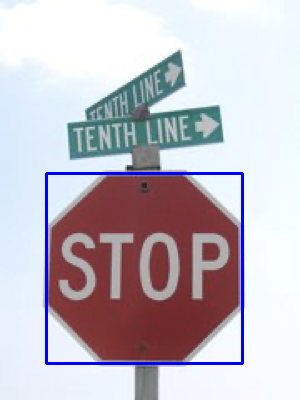
#> input picture stop1.png, 300 x 400 px, found by its file name; its folder holds only this picture in this run
$ python bx2233_kmeans.py
#> lines starting #> are read from the running program, lines starting #| are printed output that depends on the picture; after the words box and inside, x2 and y2 are one past the last pixel; in counts of white or black regions, pixels touching at a corner belong together; long printed decimals are rounded
#> further down, img is the input picture: shape (400, 300, 3); mean B, G, R 198.8, 189.1, 195.5
import cv2
import os
import time
import numpy as np

def _apply_clahe_if_dark(hsv, mean_v_thresh=60):
    # helps red detection in low-light images.
    v = hsv[:,:,2]
    if np.mean(v) < mean_v_thresh:     # check if image is dark
        clahe = cv2.createCLAHE(clipLimit=2.0, tileGridSize=(8,8))
        v_enhanced = clahe.apply(v)    # apply contrast
        hsv[:,:,2] = v_enhanced
    return hsv

def _adaptive_red_mask(hsv, img_mean_v):
    h = hsv[:,:,0].astype(np.int32)   # hue
    s = hsv[:,:,1].astype(np.int32)   # saturation
    v = hsv[:,:,2].astype(np.int32)   # value

    if img_mean_v < 60:                # very dark
        hue_red = (h <= 20) | (h >= 160)   # wider red hue range
        bright_red = (s >= 15) & (v >= 10) # saturation
        dark_red   = (s >= 10) & (v >= 5)
    elif img_mean_v < 100:              # med dark
        hue_red = (h <= 12) | (h >= 168)
        bright_red = (s >= 30) & (v >= 20)
        dark_red   = (s >= 20) & (v >= 10)
    else:                               # normal
        hue_red = (h <= 5) | (h >= 175)   # bright red
        bright_red = (s >= 60) & (v >= 60)
        dark_red   = (s >= 50) & (v >= 30)

    return hue_red & (bright_red | dark_red)

def _redness_score_pixel(h, s, v):
    d0 = np.abs(h - 0)                 # distance to hue 0
    d1 = np.abs(h - 179)               # distance to hue 179
    d = np.minimum(d0, d1)             # the closer red end
    hue_score = 1.0 / (d + 1.0)        # convert
    return hue_score * (s / 255.0) * (v / 255.0)   # multiply by saturation and value

# [6 lines left out: function _redness_map, not called in this run]

def _edge_map(img_gray, median_val):
    # find strong edges
    low_thresh = int(max(0, 0.33 * median_val))
    high_thresh = int(min(255, 1.33 * median_val))
    edges = cv2.Canny(img_gray, low_thresh, high_thresh)
    return edges

# [47 lines left out: function _night_image_fallback, not called in this run]

def _boundary_edge_strength(mask, edges, dilation_radius=2):
    # high value means the object is defined and separated from background
    kernel = np.ones((dilation_radius*2+1, dilation_radius*2+1), np.uint8)
    dilated = cv2.dilate(mask.astype(np.uint8), kernel, iterations=1)
    ring = cv2.bitwise_xor(dilated, mask.astype(np.uint8))   # ring = dilated - original
    ring_edges = cv2.bitwise_and(ring, edges)
    total_ring = np.sum(ring)
    if total_ring == 0:
        return 0
    return np.sum(ring_edges) / total_ring

def _solidity(mask):
    # solidity = area / convex hull area


    contours, _ = cv2.findContours(mask, cv2.RETR_EXTERNAL, cv2.CHAIN_APPROX_SIMPLE)
    if not contours:
        return 0
    cnt = max(contours, key=cv2.contourArea) # largest contour
    area = cv2.contourArea(cnt)
    hull = cv2.convexHull(cnt) # convex hull of the contour
    hull_area = cv2.contourArea(hull)
    if hull_area == 0:
        return 0
    return area / hull_area

def _best_component_bbox(mask, red_mask, hsv, gray, edges):
    # features
    num_labels, labels_cc, stats, _ = cv2.connectedComponentsWithStats(mask, connectivity=8)
    H, W = mask.shape[:2]
    img_area = float(H * W)
    best = None
    best_score = -1e9

    # the colargest component area
    max_area = 0
    for lab in range(1, num_labels):
        area = stats[lab][4]
        if area > max_area:
            max_area = area

    for lab in range(1, num_labels):
        x, y, w, h, area = stats[lab]

        # size filtering
        if area < 1200:
            continue
        area_frac = area / img_area
        if area_frac > 0.35:   # too large
            continue

        comp = (labels_cc == lab)
        red_density = float(red_mask[comp].mean())
        if red_density < 0.08:  # not red enough
            continue

        ar = w / float(h + 1e-6)
        ar_penalty = abs(ar - 1.0) * 1.2

        # vertical bias
        cy = y + h / 2.0
        y_bias = 1.0 - (cy / H)

        # bottom penalty
        bottom = y + h
        bottom_penalty = max(0, (bottom - 0.6*H) / (0.4*H)) if bottom > 0.6*H else 0.0
        bottom_penalty = min(bottom_penalty, 1.0) * 1.5

        # size
        size_penalty = 0.0
        if max_area > 0:
            size_ratio = area / max_area
            if size_ratio < 0.5:
                size_penalty = (0.5 - size_ratio) * 2.0

        # border
        border_penalty = 0.3 if (x == 0 or y == 0 or x+w >= W-1 or y+h >= H-1) else 0.0

        # texture
        h_vals = hsv[:,:,0][comp]
        s_vals = hsv[:,:,1][comp]
        if len(h_vals) > 0:
            h_mean = np.mean(h_vals)
            h_diff = np.minimum(np.abs(h_vals - h_mean), np.abs(h_vals - (h_mean + 180)))
            h_std = np.std(h_diff)
            s_std = np.std(s_vals)
            var_penalty = min((h_std + s_std) / 50.0, 0.5) * 1.2
        else:
            var_penalty = 0.6

        # edge
        edge_density = np.mean(edges[comp]) / 255.0 if edges is not None else 0
        edge_bonus = 0.2 * edge_density

        # boundary edge strength
        comp_mask = (labels_cc == lab).astype(np.uint8) * 255
        boundary_strength = _boundary_edge_strength(comp_mask, edges)
        boundary_bonus = 0.7 * boundary_strength

        # fill ratio
        roi_red = red_mask[y:y+h, x:x+w].astype(np.uint8)
        fill_ratio = np.sum(roi_red) / float(w * h) if w*h > 0 else 0
        fill_bonus = 0.3 * fill_ratio

        # convex objects have higher score
        solid = _solidity(comp_mask)
        solid_bonus = 0.4 * solid

        # combine
        score = (2.0 * red_density) + (10.0 * area_frac) + (2.0 * y_bias) \
                - ar_penalty - border_penalty - var_penalty - bottom_penalty - size_penalty \
                + edge_bonus + boundary_bonus + fill_bonus + solid_bonus

        if score > best_score:
            best_score = score
            best = (x, y, x + w, y + h)

    return best

def _expand_using_red_mask(bbox, red_mask):
    # ensure capturing the entire sign
    xmin, ymin, xmax, ymax = bbox
    H, W = red_mask.shape[:2]

    # how much of the box is red
    current_roi = red_mask[ymin:ymax+1, xmin:xmax+1]
    fill = np.sum(current_roi) / ((xmax-xmin+1)*(ymax-ymin+1)) if (xmax>xmin and ymax>ymin) else 0

    # already filled
    if fill > 0.6:
        return bbox

    # ensure including nearby red
    margin_w = int((xmax - xmin) * 0.1) + 3
    margin_h = int((ymax - ymin) * 0.1) + 3
    x0 = max(0, xmin - margin_w)
    y0 = max(0, ymin - margin_h)
    x1 = min(W-1, xmax + margin_w)
    y1 = min(H-1, ymax + margin_h)

    roi = red_mask[y0:y1+1, x0:x1+1]
    # find red pixels in the enlarged ROI
    pts = np.column_stack(np.where(roi > 0))
    if len(pts) == 0:          # if no red pixels
        return bbox

    # (row, col) to (x, y) and convex hull
    pts = pts[:, [1, 0]]
    hull = cv2.convexHull(pts)
    x, y, w, h = cv2.boundingRect(hull)
    # back to original image coordinates
    xmin2 = x0 + x
    ymin2 = y0 + y
    xmax2 = x0 + x + w
    ymax2 = y0 + y + h
    return (xmin2, ymin2, xmax2, ymax2)

def get_box(img):
    if img is None:
        return 0, 0, 0, 0

    H_img, W_img = img.shape[:2]   # image dimensions
#> H_img = 400; W_img = 300

    # blur, convert to HSV, grayscale, enhance if dark
    img_blur = cv2.GaussianBlur(img, (5, 5), 0)
    hsv = cv2.cvtColor(img_blur, cv2.COLOR_BGR2HSV)
#> hsv: shape (400, 300, 3); mean H, S, V 98.3, 48.3, 212
    gray = cv2.cvtColor(img_blur, cv2.COLOR_BGR2GRAY)
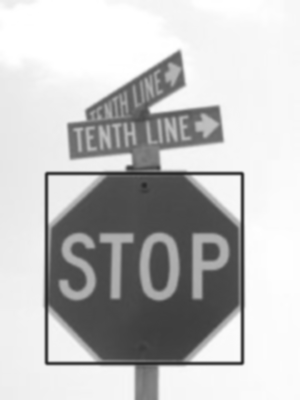
#> gray: shape (400, 300); min 40, max 255, mean 192.1

    # CLAHE if the image is dark
    mean_v = np.mean(hsv[:,:,2])
#> mean_v = 212
    hsv = _apply_clahe_if_dark(hsv, mean_v_thresh=60)
#> in _apply_clahe_if_dark, `v = hsv[:,:,2]`:
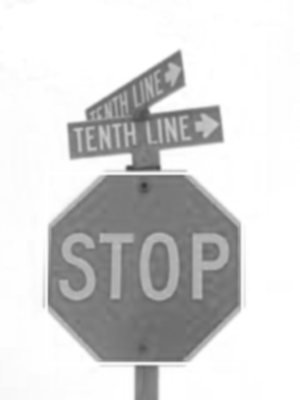
#> v: shape (400, 300); min 54, max 255, mean 212
    mean_v = np.mean(hsv[:,:,2])

    # relying on bright regions and edges for very dark images
    if mean_v < 40:
        fallback = _night_image_fallback(hsv, gray, mean_v)
        if fallback is not None:
            xmin, ymin, xmax, ymax = fallback
            pad = 2
            xmin = max(0, xmin - pad)
            ymin = max(0, ymin - pad)
            xmax = min(W_img - 1, xmax + pad)
            ymax = min(H_img - 1, ymax + pad)
            return int(xmin), int(ymin), int(xmax), int(ymax)

    median_val = np.median(gray)
#> median_val = 239
    edges = _edge_map(gray, median_val)
#> in _edge_map, `low_thresh = int(max(0, 0.33 * median_val))`: low_thresh = 78
#> in _edge_map, `high_thresh = int(min(255, 1.33 * median_val))`: high_thresh = 255
#> in _edge_map, `edges = cv2.Canny(img_gray, low_thresh, high_thresh)`:
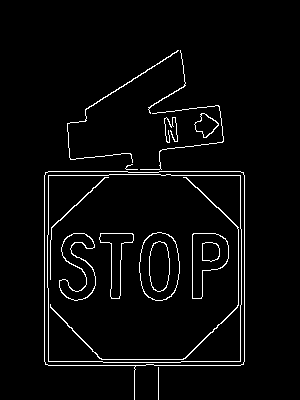
#> edges: shape (400, 300); 3.5% white in thin lines or dots, all inside (x1, y1, x2, y2) = (44, 50, 245, 400)

    # feature vectors for K-means
    hsv_flat = hsv.reshape((-1, 3)).astype(np.float32)
    xs = np.tile(np.arange(W_img, dtype=np.float32), H_img)
    ys = np.repeat(np.arange(H_img, dtype=np.float32), W_img)
    xs_norm = (xs / max(W_img - 1, 1)).reshape((-1, 1))
    ys_norm = (ys / max(H_img - 1, 1)).reshape((-1, 1))

    # weight spatial features
    spatial_w = 20.0 if mean_v >= 60 else 15.0   # lower weight for dark images
#> spatial_w = 20
    xy_feat = spatial_w * np.hstack([xs_norm, ys_norm]).astype(np.float32)
#> xy_feat = 120000 pairs, first value 0 to 20, second value 0 to 20

    # matrix
    Z = np.hstack([hsv_flat, xy_feat]).astype(np.float32)

    #cluster selection and expansion
    red_mask_full = _adaptive_red_mask(hsv, mean_v)
#> in _adaptive_red_mask, `hue_red = (h <= 5) | (h >= 175)`: hue_red: shape (400, 300) bool; 29% white; 36 white regions (31 under 20 px), largest, box (x1, y1, x2, y2) and area: (50, 177, 239, 360) 26974, (0, 0, 173, 72) 7595, (200, 0, 230, 6) 98, (2, 13, 15, 24) 50, (55, 67, 79, 69) 37
#> in _adaptive_red_mask, `bright_red = (s >= 60) & (v >= 60)`: bright_red: shape (400, 300) bool; 28% white; 5 white regions, box (x1, y1, x2, y2) and area: (44, 171, 245, 366) 27031, (68, 53, 184, 160) 3741, (149, 107, 223, 149) 1704, (149, 241, 170, 291) 822, (202, 243, 220, 261) 264
#> in _adaptive_red_mask, `dark_red   = (s >= 50) & (v >= 30)`: dark_red: shape (400, 300) bool; 29.4% white; 5 white regions (1 under 20 px), largest, box (x1, y1, x2, y2) and area: (44, 170, 245, 366) 27560, (67, 53, 223, 160) 6562, (149, 241, 170, 292) 865, (202, 243, 220, 261) 283
#> in _adaptive_red_mask, `return hue_red & (bright_red | dark_red)`:
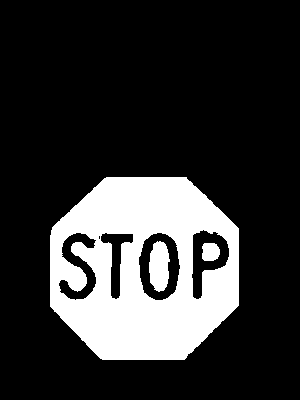
#> returned value: shape (400, 300) bool; 20.4% white; 3 white regions, box (x1, y1, x2, y2) and area: (50, 177, 239, 360) 23386, (149, 241, 170, 292) 828, (202, 243, 220, 261) 282
    red_mask_flat = red_mask_full.reshape(-1)

    # k-means clustering
    K = 5 if mean_v < 60 else 4
#> K = 4
    criteria = (cv2.TERM_CRITERIA_EPS + cv2.TERM_CRITERIA_MAX_ITER, 25, 1.0)
    attempts = 10
    flags = cv2.KMEANS_PP_CENTERS

    compactness, labels, centers = cv2.kmeans(Z, K, None, criteria, attempts, flags)
#> compactness = 214972392.8; centers = [[104.6, 17.64, 248.4, 10.74, 9.88], [45.38, 104.3, 125.9, 9.44, 11.07], [4.95, 3.17, 238, 6.55, 4.18], [170, 136, 138.6, 9.74, 12.78]]
    labels = labels.flatten()

    # score each cluster
    cluster_data = []
    for k in range(K):
        idx = (labels == k)
        n = idx.sum()
        if n == 0:
            continue

        h_k = centers[k, 0]
        s_k = centers[k, 1]
        v_k = centers[k, 2]
        center_red = _redness_score_pixel(np.array([h_k]), np.array([s_k]), np.array([v_k]))[0]

        pixel_red = float(red_mask_flat[idx].mean())

        # dark images trust center redness more
        if mean_v < 60:
            combined = 0.8 * center_red + 0.2 * pixel_red
        else:
            combined = 0.5 * center_red + 0.5 * pixel_red

        area_frac = n / float(H_img * W_img)
        cluster_data.append((combined, center_red, pixel_red, area_frac, k))
#> this loop made 4 passes
#> (n, h_k, s_k, v_k, d0 in _redness_score_pixel, d1 in _redness_score_pixel, d in _redness_score_pixel, hue_score in _redness_score_pixel) on passes 1 to 4: (71994, 104.6, 17.64, 248.4, [104.6], [74.39], [74.39], [0.0133]), (16387, 45.38, 104.3, 125.9, [45.38], [133.6], [45.38], [0.0216]), (11209, 4.95, 3.17, 238, [4.95], [174.1], [4.95], [0.168]), (20410, 170, 136, 138.6, [170], [8.99], [8.99], [0.1])
#> after the loop, cluster_data = [(0.000447, 0.000894, 0, 0.6, 0), (0.246, 0.00436, 0.487, 0.137, 1), (0.000975, 0.00195, 0, 0.0934, 2), (0.419, 0.029, 0.809, 0.17, 3)]

    # clusters by combined score
    cluster_data.sort(reverse=True, key=lambda x: x[0])

    # top cluster
    selected = [cluster_data[0][4]]
#> selected = [3]
    if len(cluster_data) > 1 and cluster_data[1][0] >= 0.7 * cluster_data[0][0]:
        selected.append(cluster_data[1][4])

    # build a mask
    mask = np.zeros((H_img * W_img,), dtype=np.uint8)
    for k in selected:
        mask[labels == k] = 255
#> this loop made 1 pass
    mask = mask.reshape((H_img, W_img))
#> mask: shape (400, 300); 17% white; 31 white regions (19 under 20 px), largest, box (x1, y1, x2, y2) and area: (45, 171, 244, 366) 18480, (149, 242, 171, 292) 664, (55, 310, 106, 337) 428

    # keep red
    mask = cv2.bitwise_and(mask, red_mask_full.astype(np.uint8) * 255)
#> mask: shape (400, 300); 13.8% white; 25 white regions (14 under 20 px), largest, box (x1, y1, x2, y2) and area: (50, 177, 239, 353) 14247, (96, 334, 187, 360) 615, (149, 242, 170, 291) 567

    # clean and connect parts
    kernel = np.ones((5, 5), np.uint8)
    mask = cv2.morphologyEx(mask, cv2.MORPH_CLOSE, kernel, iterations=2)
#> mask: shape (400, 300); 18.5% white; 1 white region, box (x1, y1, x2, y2) and area: (50, 177, 239, 360) 22184
    mask = cv2.morphologyEx(mask, cv2.MORPH_OPEN, kernel, iterations=1)
#> mask: shape (400, 300); 18.3% white; 3 white regions, box (x1, y1, x2, y2) and area: (50, 177, 239, 360) 21523, (202, 243, 220, 261) 289, (80, 333, 92, 346) 108

    # dilate then erode
    kernel_dilate = np.ones((7, 7), np.uint8)
    mask = cv2.dilate(mask, kernel_dilate, iterations=1)
#> mask: shape (400, 300); 23.6% white; 1 white region, box (x1, y1, x2, y2) and area: (47, 174, 242, 363) 28329
    mask = cv2.erode(mask, kernel_dilate, iterations=1)
#> mask: shape (400, 300); 18.3% white; 2 white regions, box (x1, y1, x2, y2) and area: (50, 177, 239, 360) 21841, (80, 333, 92, 346) 108

    # bounding box
    bbox = _best_component_bbox(mask, red_mask_full, hsv, gray, edges)
#> in _best_component_bbox, `num_labels, labels_cc, stats, _ = cv2.connectedComponentsWithStats(mas..`:
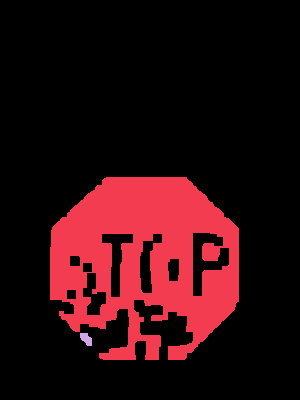
#> labels_cc: shape (400, 300) int32; 3 distinct labels, from 0 to 2; one colour per label, 0 black
#> in _best_component_bbox, `num_labels, labels_cc, stats, _ = cv2.connectedComponentsWithStats(mas..`: num_labels = 3; stats = [[0, 0, 300, 400, 98051], [50, 177, 189, 183, 21841], [80, 333, 12, 13, 108]]
#> the loop in _best_component_bbox, `for lab in range(1, num_labels):` made 2 passes
#> max_area on pass 1: 21841
#> after the loop in _best_component_bbox, `for lab in range(1, num_labels):`: max_area = 21841
#> the loop in _best_component_bbox, `for lab in range(1, num_labels):` made 2 passes
#> after the loop in _best_component_bbox, `for lab in range(1, num_labels):`: best_score = 3.25
#> bbox = (50, 177, 239, 360)

    if bbox is None:
        if mean_v < 60:
            fallback = _night_image_fallback(hsv, gray, mean_v)
            if fallback is not None:
                xmin, ymin, xmax, ymax = fallback
                pad = 2
                xmin = max(0, xmin - pad)
                ymin = max(0, ymin - pad)
                xmax = min(W_img - 1, xmax + pad)
                ymax = min(H_img - 1, ymax + pad)
                return int(xmin), int(ymin), int(xmax), int(ymax)
        return 0, 0, W_img - 1, H_img - 1

    xmin, ymin, xmax, ymax = bbox
#> xmin = 50; ymin = 177; xmax = 239; ymax = 360
    box_area = (xmax - xmin) * (ymax - ymin)
#> box_area = 34587

    # try night fallback again
    if box_area > 0.45 * (H_img * W_img) or box_area < 2000:
        if mean_v < 60:
            fallback = _night_image_fallback(hsv, gray, mean_v)
            if fallback is not None:
                fxmin, fymin, fxmax, fymax = fallback
                fbox_area = (fxmax - fxmin) * (fymax - fymin)
                if fbox_area < 0.5 * (H_img * W_img) and fbox_area > 800:
                    xmin, ymin, xmax, ymax = fxmin, fymin, fxmax, fymax

    # expand to ensure the full sign
    xmin, ymin, xmax, ymax = _expand_using_red_mask((xmin, ymin, xmax, ymax), red_mask_full)
#> in _expand_using_red_mask, `xmin, ymin, xmax, ymax = bbox`: xmin = 50; ymin = 177; xmax = 239; ymax = 360
#> in _expand_using_red_mask, `current_roi = red_mask[ymin:ymax+1, xmin:xmax+1]`:
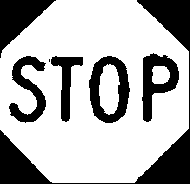
#> current_roi: shape (184, 190) bool; 70.1% white; 7 black regions (1 under 20 px), largest, box (x1, y1, x2, y2) and area: (0, 0, 190, 184) 4600, (0, 0, 56, 58) 1471, (89, 56, 130, 123) 1350, (142, 53, 179, 122) 1195, (9, 56, 46, 123) 1076, (51, 56, 83, 122) 769
#> in _expand_using_red_mask, `fill = np.sum(current_roi) / ((xmax-xmin+1)*(ymax-ymin+1)) if (xmax>xm..`: fill = 0.701

    # avoid cutting off the sign edges
    pad = 2
    xmin = max(0, xmin - pad)
#> xmin = 48
    ymin = max(0, ymin - pad)
#> ymin = 175
    xmax = min(W_img - 1, xmax + pad)
#> xmax = 241
    ymax = min(H_img - 1, ymax + pad)
#> ymax = 362

    return int(xmin), int(ymin), int(xmax), int(ymax)


if __name__ == "__main__":
    start_time = time.time()
    dir_path = './images/'
    for i in range(1, 25):
        img_name = f'stop{i}.png'
        img_path = os.path.join(dir_path, img_name)
        img = cv2.imread(img_path)
        xmin, ymin, xmax, ymax = get_box(img)
#> xmin = 48; ymin = 175; xmax = 241; ymax = 362

        cv2.rectangle(img, (xmin, ymin), (xmax, ymax), (255, 0, 0), 2)
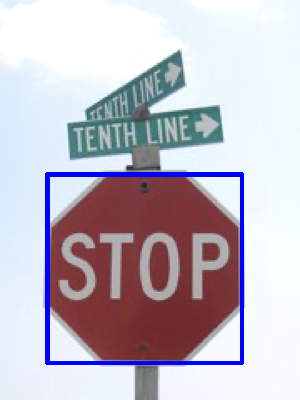
#> img: shape (400, 300, 3); 0.94% of pixels changed, all inside (x1, y1, x2, y2) = (48, 175, 241, 362)
        output_path = f'./results/{img_name}'
        cv2.imwrite(output_path, img)
    end_time = time.time()
    print(f"Running time: {end_time - start_time} seconds")
#| Running time: 1.017 seconds
